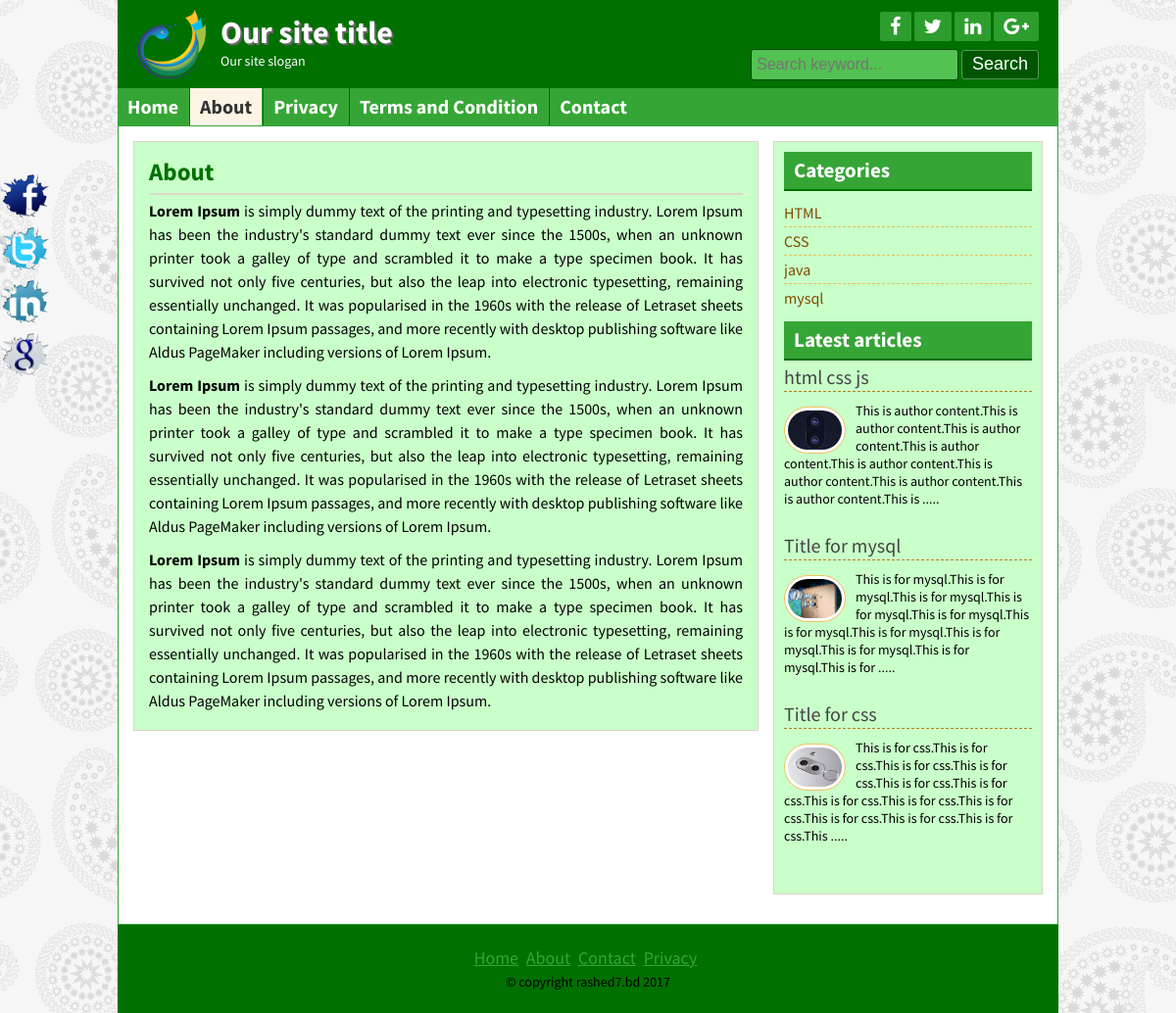
Page /page.php?pageid=1 on the committed database.
### tables this page shows
CREATE TABLE `title_slogan` (
  `id` int(11) NOT NULL,
  `title` varchar(255) NOT NULL,
  `slogan` varchar(255) NOT NULL,
  `logo` varchar(255) NOT NULL
);

CREATE TABLE `tbl_social` (
  `id` int(11) NOT NULL,
  `fb` varchar(255) NOT NULL,
  `tw` varchar(255) NOT NULL,
  `ln` varchar(255) NOT NULL,
  `gp` varchar(255) NOT NULL
);

CREATE TABLE `tbl_page` (
  `id` int(11) NOT NULL,
  `name` varchar(255) NOT NULL,
  `body` text NOT NULL
);

CREATE TABLE `tbl_category` (
  `id` int(11) NOT NULL,
  `name` varchar(50) NOT NULL
);

CREATE TABLE `tbl_post` (
  `id` int(11) NOT NULL,
  `cat` int(11) NOT NULL,
  `title` varchar(255) NOT NULL,
  `body` text NOT NULL,
  `image` varchar(255) NOT NULL,
  `author` varchar(255) NOT NULL,
  `tags` varchar(255) NOT NULL,
  `date` timestamp NOT NULL DEFAULT CURRENT_TIMESTAMP,
  `userid` int(11) NOT NULL
);

CREATE TABLE `tbl_footer` (
  `id` int(11) NOT NULL,
  `note` varchar(255) NOT NULL
);

### lib/Database.php (called while the page is built, shortened)
<?php
Class Database{
	public $host   = DB_HOST;
	public $user   = DB_USER;
	public $pass   = DB_PASS;
	public $dbname = DB_NAME;
	public $link;
	private function connectDB(){
	$this->link = new mysqli($this->host, $this->user, $this->pass, $this->dbname);
 }
	public function select($query){
		$result = $this->link->query($query) or die($this->link->error.__LINE__);
		if($result->num_rows > 0){
			return $result;
		} else {
			return false;
		}
	}
}

### helpers/Format.php (called while the page is built, shortened)
<?php
    class Format
    {
        public function textShorten($text, $limit=400)
        {
            $text = $text. " ";
            $text = substr($text, 0, $limit);
            $text = substr($text, 0, strrpos($text, ' '));
            $text = $text. " .....";
            return $text;
        }
    }
 ?>

### page.php (the view)
<?php
	include_once 'inc/header.php';
 ?>
<?php
	if (!isset($_GET['pageid']) || $_GET['pageid'] == NULL) {
	    header("location:404.php");
	}else{
	    $pageid = $_GET['pageid'];
 	}
?>
<?php
	$query = "SELECT * FROM tbl_page WHERE id = '$pageid'";
	$pagedetails = $db->select($query);
	if ($pagedetails) {
		while ($result = $pagedetails->fetch_assoc()) {
 ?>
	<div class="contentsection contemplete clear">
		<div class="maincontent clear">
			<div class="about">
				<h2><?php echo $result['name']; ?></h2>
				<?php echo $result['body']; ?>
			</div>
		</div>
		<?php include_once 'inc/sidebar.php' ?>
	</div>
<?php
		}
	}else {
		header("location:404.php");
	}
 ?>
<?php include_once 'inc/footer.php'; ?>

### inc/header.php (shortened to what this page needs)
<?php
	include_once 'lib/Database.php';
	include_once 'helpers/Format.php';
	$db = new Database();
	$fm = new Format();
 ?>
<!DOCTYPE html>
<html>
<head>
<?php include_once 'scripts/css.php'; ?>
</head>
<body>
	<div class="headersection templete clear">
		<a href="index.php">
			<div class="logo">
			<?php
				$query = "SELECT * FROM title_slogan WHERE id = '1'";
				$blog_title = $db->select($query);
				if ($blog_title) {
					while ($result = $blog_title->fetch_assoc()) {
			 ?>
				<img src="admin/<?php echo $result['logo']; ?>" alt="Logo"/>
				<h2><?php echo $result['title']; ?></h2>
				<p><?php echo $result['slogan']; ?></p>
			<?php
				}
			}
			 ?>
			</div>
		</a>
		<div class="social clear">
			<div class="icon clear">
		<?php
			$query = "SELECT * FROM tbl_social WHERE id = '1'";
			$sociallink = $db->select($query);
			if ($sociallink) {
				while ($result = $sociallink->fetch_assoc()) {
		 ?>
				<a href="<?php echo $result['fb']; ?>" target="_blank"><i class="fa fa-facebook"></i></a>
				<a href="<?php echo $result['tw']; ?>" target="_blank"><i class="fa fa-twitter"></i></a>
				<a href="<?php echo $result['ln']; ?>" target="_blank"><i class="fa fa-linkedin"></i></a>
				<a href="<?php echo $result['gp']; ?>" target="_blank"><i class="fa fa-google-plus"></i></a>
			</div>
		<?php
				}
			}
		 ?>
			<div class="searchbtn clear">
			<form action="search.php" method="get">
				<input type="text" name="search" placeholder="Search keyword..."/>
				<input type="submit" name="submit" value="Search"/>
			</form>
			</div>
		</div>
	</div>
<div class="navsection templete">
<?php
	$path = $_SERVER['SCRIPT_FILENAME'];
	$currentpage = basename($path, '.php');
 ?>
	<ul>
		<li><a
			<?php if ($currentpage == 'index') {
				echo 'id="active"';
			} ?>
			href="index.php">Home</a></li>
		<?php
			$query = "SELECT * FROM tbl_page";
			$pages = $db->select($query);
			if ($pages) {
				while ($result = $pages->fetch_assoc()) {
		 ?>
				<li><a <?php
					if (isset($_GET['pageid']) && $_GET['pageid'] == $result['id']) {
						echo 'id="active"';
					}
				 ?> href="page.php?pageid=<?php echo $result['id']; ?>"><?php echo $result['name']; ?></a></li>
		<?php
				}
			}
		 ?>
		<li><a
			<?php if ($currentpage == 'contact') {
				echo 'id="active"';
			} ?>
			href="contact.php">Contact</a></li>
	</ul>
</div>

### inc/sidebar.php
<div class="sidebar clear">
    <div class="samesidebar clear">
        <h2>Categories</h2>
            <ul>
                <?php
                    $query = "SELECT * FROM tbl_category";
                    $category = $db->select($query);
                    if ($category) {
                        while ($result = $category->fetch_assoc()) {
                 ?>
                    <li><a href="posts.php?category=<?php echo $result['id']; ?>"><?php echo $result['name']; ?></a></li>
                <?php
                    }
                }else { ?>
                    <li>No category created.</li>
                <?php } ?>
            </ul>
    </div>
    <div class="samesidebar clear">
        <h2>Latest articles</h2>
        <?php
            $query = "SELECT * FROM tbl_post ORDER BY id DESC LIMIT 3";
            $post = $db->select($query);
            if ($post) {
                while ($result = $post->fetch_assoc()) {
         ?>
            <div class="popular clear">
                <h3><a href="post.php?id=<?php echo $result['id']; ?>"><?php echo $result['title']; ?></a></h3>
                <a href="post.php?id=<?php echo $result['id']; ?>"><img src="admin/<?php echo $result['image']; ?>" alt="post image"/></a>
                <p><?php echo $fm->textShorten($result['body'], 200); ?></p>
            </div>
        <?php
                }
            }else {
                header("location:404.php");
            }
         ?>
    </div>
</div>

### inc/footer.php (shortened to what this page needs)
<div class="footersection templete clear">
  <div class="footermenu clear">
    <ul>
        <li><a href="#">Home</a></li>
        <li><a href="#">About</a></li>
        <li><a href="#">Contact</a></li>
        <li><a href="#">Privacy</a></li>
    </ul>
  </div>
<?php
    $query = "SELECT * FROM tbl_footer WHERE id = '1'";
    $footernote = $db->select($query);
    if ($footernote) {
        while ($result = $footernote->fetch_assoc()) {
 ?>
    <p>&copy; <?php echo $result['note']; ?> <?php echo date('Y'); ?></p>
<?php
    }
}
 ?>
</div>
<div class="fixedicon clear">
<?php
    $query = "SELECT * FROM tbl_social WHERE id = '1'";
    $sociallink = $db->select($query);
    if ($sociallink) {
        while ($result = $sociallink->fetch_assoc()) {
 ?>
    <a href="<?php echo $result['fb']; ?>" target="_blank"><img src="images/fb.png" alt="Facebook"/></a>
    <a href="<?php echo $result['tw']; ?>" target="_blank"><img src="images/tw.png" alt="Twitter"/></a>
    <a href="<?php echo $result['ln']; ?>" target="_blank"><img src="images/in.png" alt="LinkedIn"/></a>
    <a href="<?php echo $result['gp']; ?>" target="_blank"><img src="images/gl.png" alt="GooglePlus"/></a>
<?php
        }
    }
 ?>
</div>
</body>
</html>

### style.css (style rules this page uses)
* { margin:0;padding:0;outline:0 }
body { font-family: 'Source Sans Pro', sans-serif;font-size:14px;line-height:18px;color:#000;background:url(images/bg.png)repeat fixed 0 0 #fff; }
.templete { width:960px;margin:0 auto; }
.contemplete { margin: 0 auto; width: 928px; }
.clear { overflow:hidden; }
input[type="text"], input[type="email"] { border: 1px solid #cfc5b6; border-radius: 3px; margin-bottom: 5px; padding: 5px; width: 300px; }
input[type="submit"] { background: #b7801c none repeat scroll 0 0; border: 1px solid #e6af4b; color: #fff; cursor: pointer; font-size: 20px; padding: 1px 10px; }
.headersection { background: #ca932f none repeat scroll 0 0; color: #fff; }
.logo { float: left; width: 580px; }
.logo img { float: left; margin-right: 15px; padding-bottom: 10px; padding-left: 20px; padding-top: 10px; width: 70px; }
.logo h2 { color: #fff; font-size: 32px; margin-bottom: 11px; margin-top: 24px; text-shadow: 2px 2px 0 #666; }
.logo p { color:#fff; }
.social { float: right; margin-right: 20px; margin-top: 12px; text-align: right; width: 360px; }
.icon { float: right; }
.icon a { background: #a56e0a none repeat scroll 0 0; border-radius: 2px; color: #fff; display: block; float: left; font-size: 20px; margin-left: 3px; padding: 5px 10px; }
.searchbtn { float: right; margin-top: 8px; }
.searchbtn input[type="text"] { border: 1px solid #A56E0A; width: 200px; background: #FFE07C; font-size: 16px; height: 20px; }
.searchbtn input[type="submit"] { border: 1px solid #9d6602; border-radius: 3px; font-size: 18px; height: 30px; padding-left: 10px; padding-right: 10px; padding-top: 0; cursor: pointer; }
.navsection { background: none repeat scroll 0 0 #e6af4b; min-height: 38px; }
.navsection ul { margin:0;padding:0;list-style:none; }
.navsection ul li { border-left: 1px solid #fdc662; border-right: 1px solid #c18a26; display: block; float: left; position:relative; }
.navsection ul li:first-child { border-left: 0px solid #fdc662; }
.navsection ul li:last-child { border-right: 0px solid #c18a26; }
.navsection ul li a { color: #fff; display: block; font-size: 20px; font-weight: bold; padding: 10px; text-decoration: none; }
.navsection ul li a:hover, #active { background:#FEF4E5;color:#333; }
.contentsection { background: #ffffff none repeat scroll 0 0; border: 1px solid #ca932f; padding: 15px; }
.maincontent { background: #fef4e5 none repeat scroll 0 0; border: 1px solid #ded4c5; float: left; margin: 0 15px 15px 0; padding: 8px 15px; width: 606px; }
.about { font-size: 16px; line-height: 24px; text-align: justify; }
.about p { font-size: 16px; line-height: 24px; margin-bottom: 10px; text-align: justify; }
.samepost h2, .about h2 { border-bottom: 2px solid #e0d6c7; color: #ac7511; font-size: 25px; margin-bottom: 4px; padding: 10px 10px 10px 0; }
.sidebar { background: #fef4e5 none repeat scroll 0 0; border: 1px solid #ded4c5; float: right; margin-bottom: 15px; margin-top: 0; padding: 10px; width: 253px; }
.samesidebar { margin-bottom: 10px; }
.samesidebar h2 { background: #e6af4b none repeat scroll 0 0; border-bottom: 2px solid #b7801c; color: #333; margin-bottom: 8px; padding: 10px; }
.samesidebar ul { padding:0;margin:0;list-style:none; }
.samesidebar ul li { border-bottom: 1px dashed #e9c05c; font-size: 16px; padding: 5px 8px 5px 0; }
.samesidebar ul li:last-child { border-bottom: 0px dashed #e9c05c; }
.samesidebar ul li a { color: #814a00; text-decoration: none; }
.samesidebar p { margin-bottom: 10px; }
.popular { margin-bottom: 20px; }
.popular h3 { border-bottom: 1px dashed #b7801c; font-size: 20px; font-weight: normal; margin-bottom: 10px; padding-bottom: 5px; }
.popular h3 a { text-decoration:none;color:#444 }
.popular img { background: #fff none repeat scroll 0 0; border: 1px solid #f6bf5b; border-radius: 30px; float: left; height: 40px; margin-right: 10px; margin-top: 5px; padding: 3px; width: 55px; }
.footersection { height:90px;background:#B7801C;text-align:center }
.footermenu { margin-top: 25px; margin-bottom: 5px; }
.footermenu ul { padding:0;margin:0;list-style:none;text-align:center; }
.footermenu ul li { display:inline-block; }
.footermenu ul li a { color: #E6AF4B; font-size: 18px; margin-right: 5px; }
.fixedicon { left: 0; position: fixed; top: 175px; width: 60px; }
.fixedicon img { width: 50px; }

### rows in the picture
title_slogan: logo (picture), title "Our site title", slogan "Our site slogan"
tbl_page: name "About", body "Lorem Ipsum is simply dummy text of the printing and typesetting industry. Lorem Ipsum has been the industry's standard dummy text ever since the 1500s, when an unknown printer took a galley of type and scrambled it to make a type specimen book. It has survived not only five centuries, but also the leap into electronic typesetting, remaining essentially unchanged. It was popularised in the 1960s with the release of Letraset sheets containing Lorem Ipsum passages, and more recently with desktop publishing software like Aldus PageMaker including versions of Lorem Ipsum. Lorem Ipsum is simply dummy text of the printing and typesetting industry. Lorem Ipsum has been the industry's standard…"
tbl_page: name "Privacy"
tbl_page: name "Terms and Condition"
tbl_category: name "HTML"
tbl_category: name "CSS"
tbl_category: name "java"
tbl_category: name "mysql"
tbl_post: title "html css js", image (picture), body "This is author content.This is author content.This is author content.This is author content.This is author content.This is author content.This is author content.This is author content.This is ....."
tbl_post: title "Title for mysql", image (picture), body "This is for mysql.This is for mysql.This is for mysql.This is for mysql.This is for mysql.This is for mysql.This is for mysql.This is for mysql.This is for mysql.This is for mysql.This is for ....."
tbl_post: title "Title for css", image (picture), body "This is for css.This is for css.This is for css.This is for css.This is for css.This is for css.This is for css.This is for css.This is for css.This is for css.This is for css.This is for css.This ....."
tbl_footer: note "copyright rashed7.bd"
